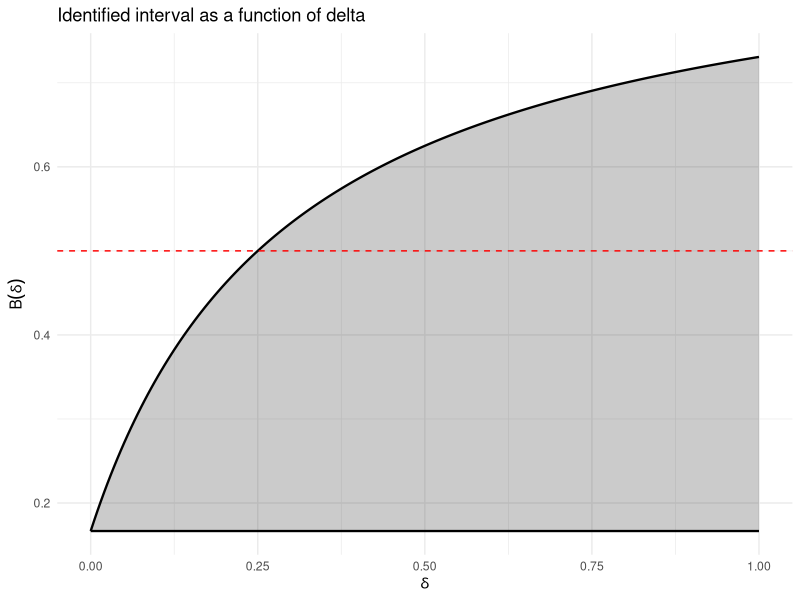

Source code (R): (Note: this script raises an error after producing the figure.)
library(ggplot2)
library(tidyverse)
library(dplyr)


###############################################################################
##### UNIVARIATE BOUNDS                                                   ##### 
###############################################################################
compute_uni_bounds <- function(varx = 1,
                           varu = 1,
                           varz = 1,
                           beta = 0.5,
                           covuz = 0.1,
                           covux = 0.4,
                           covxz = -0.3,
                           n_grid = 200) {
  
  # --- Assumption 3: enforce same sign ---
  if (covux * covuz < 0) {
    covux <- -covux
    covxz <- -covxz
    message("Redefined X as -X")
  }
  
  # --- implied covariances ---
  covyz <- beta * covxz + covuz
  covxy <- beta * varx + covux
  
  # --- Assumption 4: Z less endogenous than X ---
  rhoux <- covux / sqrt(varu * varx)
  rhouz <- covuz / sqrt(varu * varz)
  
  if (abs(rhoux) < abs(rhouz)) {
    stop("Z more endogenous than X — stopping execution")
  }
  
  # --- ensure two-sided case ---
  if (covxz >= 0) {
    stop("covxz >= 0 → one-sided bounds (not handled here)")
  }
  
  # --- compute bounds ---
  sx <- sqrt(varx)
  sz <- sqrt(varz)
  
  delta_grid <- seq(0, 1, length.out = n_grid)
  
  beta_iv <- covyz / covxz
  
  bound_df <- data.frame(delta = delta_grid) %>%
    mutate(
      beta_v_delta =
        (sx * covyz - delta * sz * covxy) /
        (sx * covxz - delta * sz * varx),
      beta_iv = beta_iv,
      lower = pmin(beta_iv, beta_v_delta),
      upper = pmax(beta_iv, beta_v_delta)
    )
  
  # clean numerical issues
  bound_df <- subset(bound_df, is.finite(lower) & is.finite(upper))
  
  return(bound_df)
}

# Simple plot
bound_df <- compute_uni_bounds()
ggplot(bound_df, aes(x = delta)) +
  geom_ribbon(aes(ymin = lower, ymax = upper), alpha = 0.25) +
  geom_line(aes(y = lower), linewidth = 0.8) +
  geom_line(aes(y = upper), linewidth = 0.8) +
  geom_hline(yintercept = 0.5, linetype = "dashed", colour = "red") +
  labs(
    x = expression(delta),
    y = expression(B(delta)),
    title = "Identified interval as a function of delta"
  ) +
  theme_minimal()


# Plot with 4 elements

scenarios <- tibble::tibble(
  covuz = c(0.1, -0.1, 0.3, -0.3),
  covux = c(0.4, -0.4, 0.4, -0.4)
) %>%
  mutate(
    label = paste0(
      "sigma[ZU] == ", covuz,
      "*','~~sigma[XU] == ", covux
    )
  )

plot_df <- scenarios %>%
  group_by(label, covuz, covux) %>%
  group_modify(~ {
    compute_bounds(
      beta = 0.5,
      covxz = -0.3,
      covuz = .y$covuz,
      covux = .y$covux
    )
  }) %>%
  ungroup()

p <- ggplot(plot_df, aes(x = delta)) +
  geom_ribbon(aes(ymin = lower, ymax = upper), alpha = 0.25) +
  geom_line(aes(y = lower), linewidth = 0.7) +
  geom_line(aes(y = upper), linewidth = 0.7) +
  geom_hline(yintercept = 0.5, linetype = "dashed", color = "red") +
  facet_wrap(~ label, ncol = 2, labeller = label_parsed) +
  labs(
    x = expression(delta),
    y = expression(atop(M(delta), "or equivalently" ~ beta(delta)))
  ) +
  theme_minimal()
p

ggsave("plots/bounds_plot.png", plot = p, width = 8, height = 6, dpi = 600)




###############################################################################
##### BIVARIATE BOUNDS                                                   ##### 
###############################################################################

compute_multi_bounds <- function(varx = 1,
                                 varu = 1,
                                 varz1 = 1,
                                 varz2 = 1,
                                 beta = 0.5,
                                 covux = 0.4,
                                 covuz1 = 0.1,
                                 covuz2 = 0.2,
                                 covxz1 = -0.3,
                                 covxz2 = -0.5,
                                 n_grid = 200) {
  
  # --- check Assumption 3 for both instruments ---
  if (covux * covuz1 < 0 || covux * covuz2 < 0) {
    stop("Assumption 3 fails for at least one instrument.")
  }
  
  # --- correlations with U ---
  rhoux  <- covux  / sqrt(varu * varx)
  rhouz1 <- covuz1 / sqrt(varu * varz1)
  rhouz2 <- covuz2 / sqrt(varu * varz2)
  
  # --- check original Nevo-Rosen Assumption 4 ---
  if (abs(rhouz1) > abs(rhoux)) {
    stop("Z1 more endogenous than X.")
  }
  
  if (abs(rhouz2) > abs(rhoux)) {
    stop("Z2 more endogenous than X.")
  }
  
  # --- ensure two-sided case for both instruments ---
  if (covxz1 >= 0 & covxz2 >= 0) {
    stop("Both cov(X,Zj) >= 0. One-sided bounds not handled here.")
  }
  
  # --- implied covariances with Y ---
  covxy  <- beta * varx + covux
  covz1y <- beta * covxz1 + covuz1
  covz2y <- beta * covxz2 + covuz2
  
  sx  <- sqrt(varx)
  sz1 <- sqrt(varz1)
  sz2 <- sqrt(varz2)
  
  # --- delta grid ---
  delta_grid <- seq(0, 1, length.out = n_grid)
  
  grid_df <- expand.grid(
    delta1 = delta_grid,
    delta2 = delta_grid
  )
  
  # --- single-IV endpoint functions ---
  beta_iv_1 <- covz1y / covxz1
  beta_iv_2 <- covz2y / covxz2
  
  beta_v_delta_1 <- function(delta1) {
    (sx * covz1y - delta1 * sz1 * covxy) /
      (sx * covxz1 - delta1 * sz1 * varx)
  }
  
  beta_v_delta_2 <- function(delta2) {
    (sx * covz2y - delta2 * sz2 * covxy) /
      (sx * covxz2 - delta2 * sz2 * varx)
  }
  
  # --- compute bounds and intersect ---
  bound_df <- grid_df |>
    dplyr::mutate(
      beta_iv_1 = beta_iv_1,
      beta_iv_2 = beta_iv_2,
      
      beta_v_delta_1 = beta_v_delta_1(delta1),
      beta_v_delta_2 = beta_v_delta_2(delta2),
      
      lower_1 = pmin(beta_iv_1, beta_v_delta_1),
      upper_1 = pmax(beta_iv_1, beta_v_delta_1),
      
      lower_2 = pmin(beta_iv_2, beta_v_delta_2),
      upper_2 = pmax(beta_iv_2, beta_v_delta_2),
      
      lower = pmax(lower_1, lower_2),
      upper = pmin(upper_1, upper_2),
      
      empty = lower > upper,
      
      lambda1_true = rhouz1 / rhoux,
      lambda2_true = rhouz2 / rhoux
    )
  
  bound_df <- subset(
    bound_df,
    is.finite(lower) & is.finite(upper)
  )
  return(bound_df)
}

bound_df2 <- compute_multi_bounds()

beta0 <- 0.4  # or 0

plot_df <- bound_df2 %>%
  mutate(
    in_z1 = (lower_1 <= beta0 & upper_1 >= beta0),
    in_z2 = (lower_2 <= beta0 & upper_2 >= beta0),
    region = case_when(
      in_z1 & in_z2  ~ "Both",
      in_z1 & !in_z2 ~ "Only Z1",
      !in_z1 & in_z2 ~ "Only Z2",
      TRUE           ~ "Neither"
    )
  )


# Single plot
p <- ggplot(plot_df, aes(x = delta1, y = delta2)) +
  geom_tile(aes(fill = region)) +
  scale_fill_manual(
    values = c(
      "Both" = "steelblue",
      "Only Z1" = "lightblue",
      "Only Z2" = "orange",
      "Neither" = "grey90"
    ),
    name = NULL
  ) +
  labs(
    x = expression(delta[1]),
    y = expression(delta[2]),
  ) +
  theme_minimal()

p

ggsave("plots/bounds_2Z_plot.png", plot = p, width = 8, height = 6, dpi = 600)
